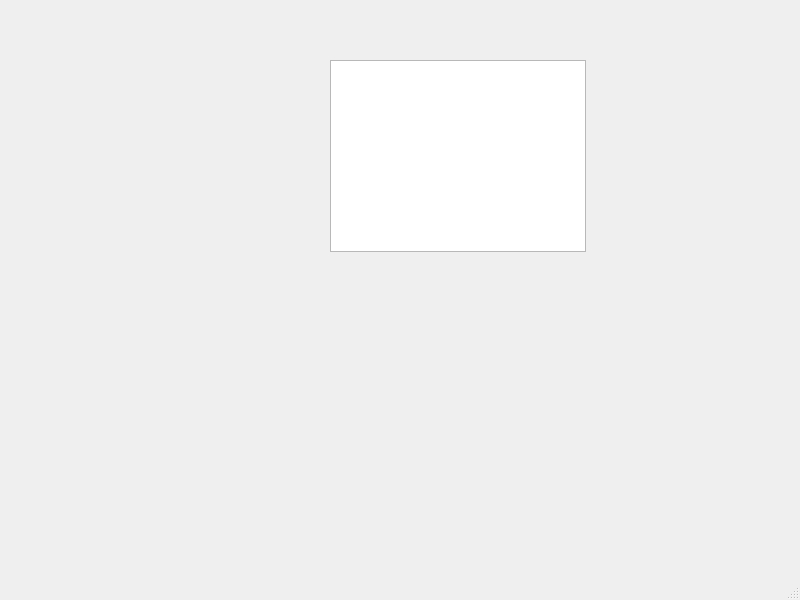
<?xml version="1.0" encoding="UTF-8"?>
<ui version="4.0">
 <class>MainWindow</class>
 <widget class="QMainWindow" name="MainWindow">
  <property name="geometry">
   <rect>
    <x>0</x>
    <y>0</y>
    <width>800</width>
    <height>600</height>
   </rect>
  </property>
  <property name="windowTitle">
   <string>MainWindow</string>
  </property>
  <widget class="QWidget" name="centralwidget">
   <widget class="QTableWidget" name="tbl_student">
    <property name="geometry">
     <rect>
      <x>330</x>
      <y>60</y>
      <width>256</width>
      <height>192</height>
     </rect>
    </property>
   </widget>
  </widget>
  <widget class="QMenuBar" name="menubar">
   <property name="geometry">
    <rect>
     <x>0</x>
     <y>0</y>
     <width>800</width>
     <height>28</height>
    </rect>
   </property>
  </widget>
  <widget class="QStatusBar" name="statusbar"/>
 </widget>
 <resources/>
 <connections/>
</ui>
